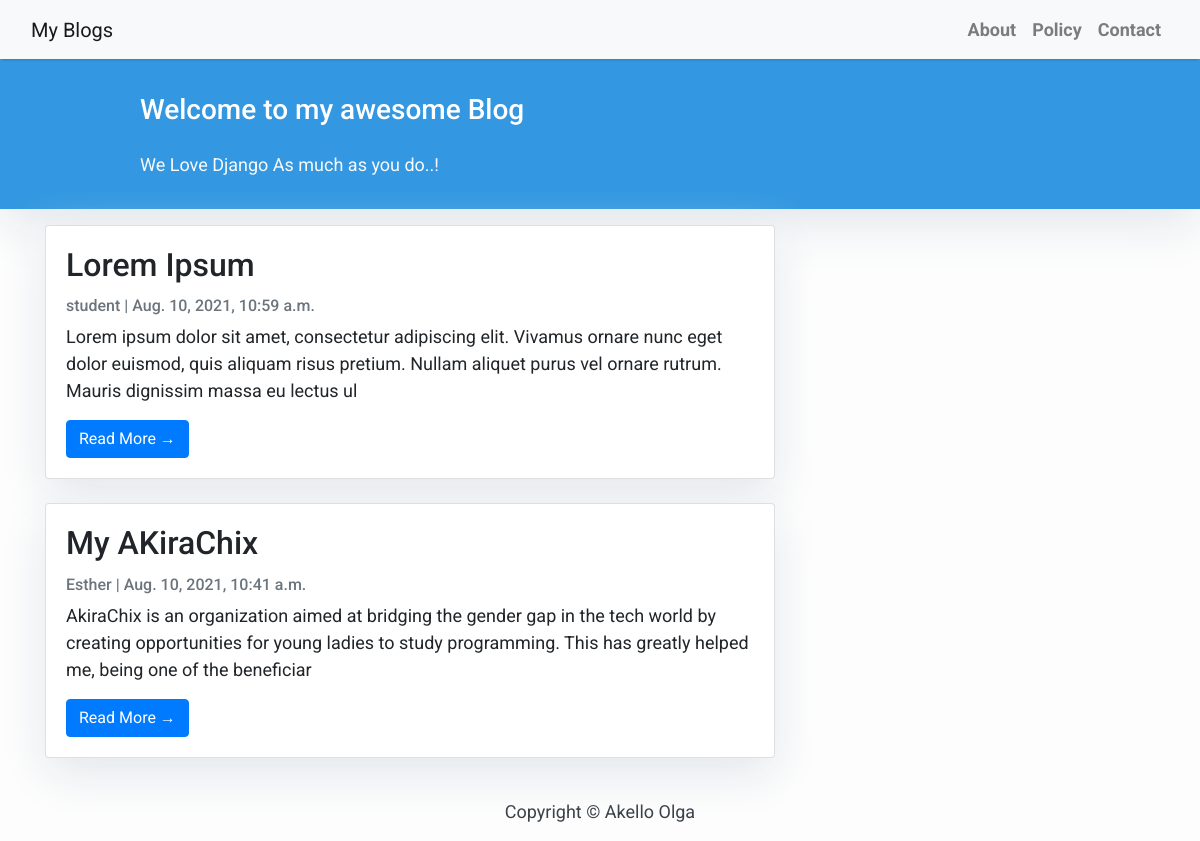
The page / on the database its author committed.
### Blog/models.py (models this page shows, shortened)
class Post(models.Model):
    title=models.CharField(max_length=200,unique=True)
    slug=models.SlugField(max_length=200,unique=True)
    author=models.ForeignKey(User,on_delete=models.CASCADE,related_name="blog_posts")
    updated_on=models.DateTimeField(auto_now=True)
    content=models.TextField()
    created_on=models.DateTimeField(auto_now_add=True)
    status=models.IntegerField(choices=STATUS,default=0)
    class Meta:
        ordering=['-created_on']

### Blog/views.py (the view)
# urls.py: path('',Post_list.as_view(), name='home'),
class Post_list( ListView ):
    queryset=Post.objects.filter(status=1).order_by('-created_on')
    template_name='index.html'

### Blog/templates/index.html (shortened to what this page needs)
<!DOCTYPE html>
<html lang="en">
<head>
</head>
<body>
{% extends "base.html" %}
{% block content %}
<header class="masthead">
    <div class="container">
        <div class="row">
            <div class=" col-md-8 col-md-10 mx-auto">
                <div class="site-heading">
                    <h3 class=" site-heading my-4 mt-3 text-white"> Welcome to my awesome Blog </h3>
                    <p class="text-light">We Love Django As much as you do..! &nbsp
                    </p>
                </div>
            </div>
        </div>
    </div>
</header>
<div class="container">
    <div class="row">
        <div class="col-md-8 mt-3 left">
            {% for post in post_list %}
            <div class="card mb-4">
                <div class="card-body">
                    <h2 class="card-title">{{ post.title }}</h2>
                    <p class="card-text text-muted h6">{{ post.author }} | {{ post.created_on}} </p>
                    <p class="card-text">{{post.content|slice:":200" }}</p>
                    <a href="{% url 'post_detail' post.slug  %}" class="btn btn-primary">Read More &rarr;</a>
                </div>
            </div>
            {% endfor %}
        </div>
        {% block sidebar %} {% include 'sidebar.html' %} {% endblock sidebar %}
    </div>
</div>
{%endblock%}

### Blog/templates/base.html (style rules this page uses)
body { font-family: "Roboto", sans-serif; font-size: 17px; background-color: #fdfdfd; }
.masthead { background: #3398E1; height: auto; padding-bottom: 15px; box-shadow: 0 16px 48px #E3E7EB; padding-top: 10px; }

### Blog/templates/index.html (style rules this page uses)
body { font-family: "Roboto", sans-serif; font-size: 18px; background-color: #fdfdfd; }
.card { box-shadow: 0 16px 48px #E3E7EB; }

### rows shown on the page
Post: title "Lorem Ipsum", author "student", created_on "Aug. 10, 2021, 10:59 a.m.", content "Lorem ipsum dolor sit amet, consectetur adipiscing elit. Vivamus ornare nunc eget dolor euismod, quis aliquam risus pretium. Nullam aliquet purus vel ornare rutrum. Mauris dignissim massa eu lectus ul"
Post: title "My AKiraChix", author "Esther", created_on "Aug. 10, 2021, 10:41 a.m.", content "AkiraChix is an organization aimed at bridging the gender gap in the tech world by creating opportunities for young ladies to study programming. This has greatly helped me, being one of the beneficiar"
